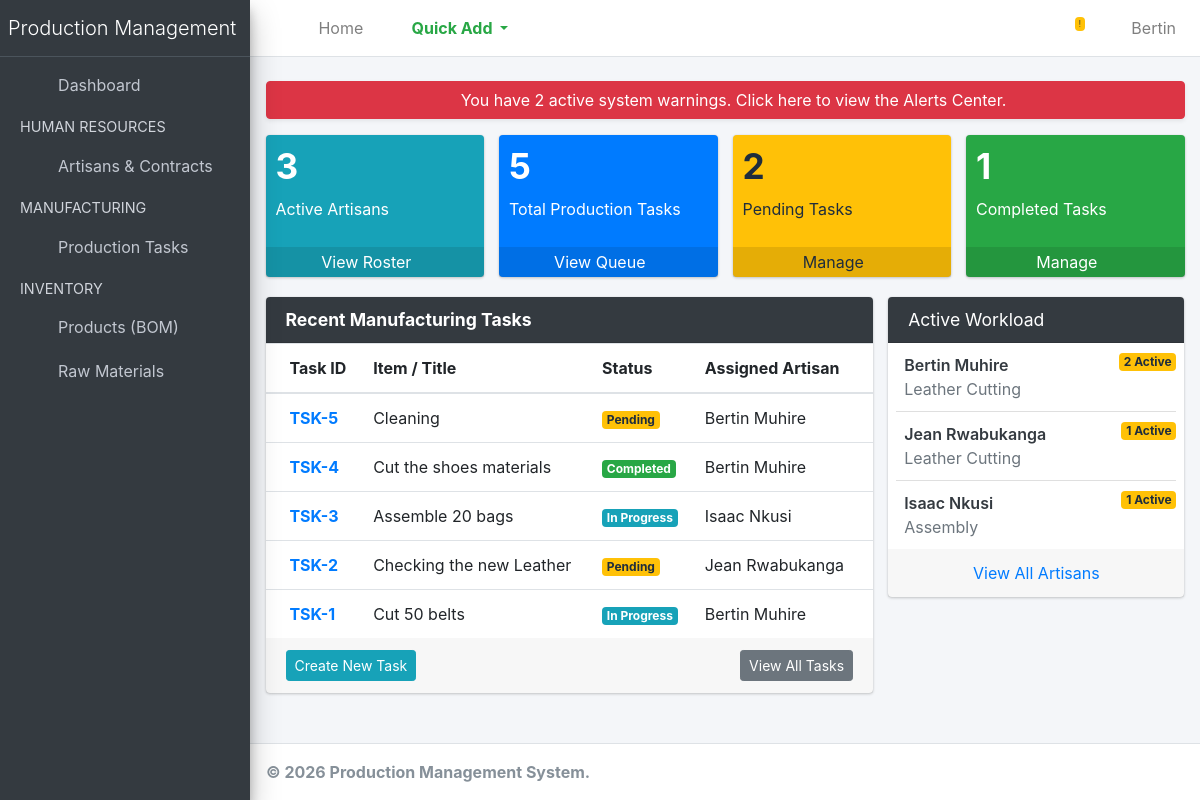
Page / (signed in) on the earlier database version.
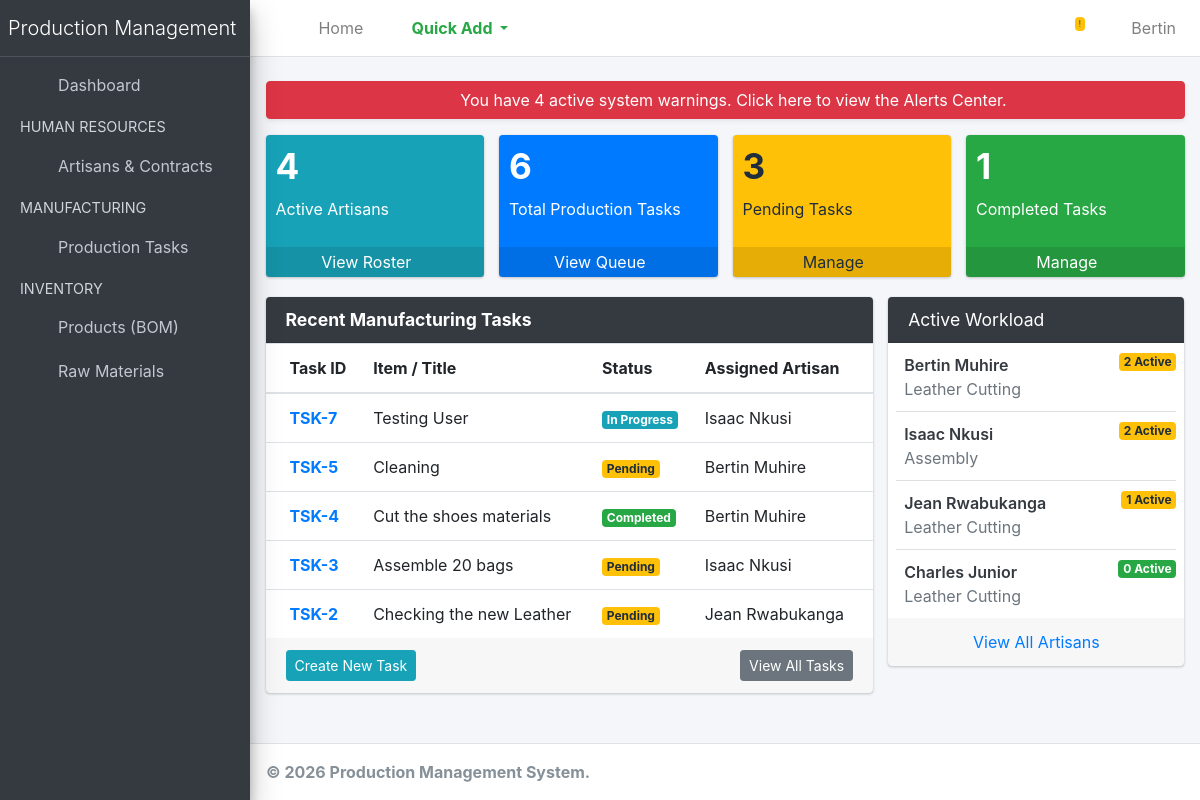
Same page on the later database version.
### production/models.py (models this page shows, shortened)
class ProductionTask(models.Model):
    STATUS_CHOICES = [
        ('Pending', 'Pending'),
        ('In Progress', 'In Progress'),
        ('Completed', 'Completed'),
    ]
    title = models.CharField(max_length=200, help_text="e.g. Batch 1: Classic Belts")
    product = models.ForeignKey(Product, on_delete=models.PROTECT, related_name='tasks', null=True)
    target_quantity = models.PositiveIntegerField(default=1)
    produced_quantity = models.PositiveIntegerField(default=0)
    description = models.TextField(blank=True, null=True)
    assigned_to = models.ForeignKey(Employee, on_delete=models.SET_NULL, null=True, related_name='tasks')
    status = models.CharField(max_length=20, choices=STATUS_CHOICES, default='Pending')
    due_date = models.DateField()
    created_at = models.DateTimeField(auto_now_add=True)
    @property
    def is_overdue(self):
        if self.due_date and self.status != 'Completed':
            return self.due_date < datetime.date.today()
        return False
    def __init__(self, *args, **kwargs):
        super().__init__(*args, **kwargs)
        self._original_target = self.target_quantity if self.pk else 0

### employees/models.py (models this page shows, shortened)
class Employee(models.Model):
    first_name = models.CharField(max_length=50)
    last_name = models.CharField(max_length=50)
    department = models.ForeignKey(Department, on_delete=models.CASCADE, related_name='employees')
    hire_date = models.DateField(auto_now_add=True)
    is_active = models.BooleanField(default=True)
    def __str__(self):
        return f"{self.first_name} {self.last_name}"

class Department(models.Model):
    name = models.CharField(max_length=100, unique=True)
    description = models.TextField(blank=True, null=True)

### production/views.py (the view)
# urls.py: path('', dashboard, name='dashboard'), # This maps the root URL to dashboard
@login_required
def dashboard(request):
    total_artisans = Employee.objects.filter(is_active=True).count()
    total_tasks = ProductionTask.objects.count()
    pending_tasks = ProductionTask.objects.filter(status='Pending').count()
    completed_tasks = ProductionTask.objects.filter(status='Completed').count()
    recent_tasks = ProductionTask.objects.select_related('assigned_to', 'product').order_by('-created_at')[:5]
    low_stock_materials = RawMaterial.objects.filter(quantity_in_stock__lte=F('reorder_level'))
    open_tasks = ProductionTask.objects.exclude(status='Completed')
    overdue_tasks = [task for task in open_tasks if task.is_overdue]
    alert_count = low_stock_materials.count() + len(overdue_tasks)
    top_artisans = Employee.objects.filter(is_active=True).annotate(
        active_tasks=Count(
            'tasks',
            filter=Q(tasks__status__in=['Pending', 'In Progress'])
        )
    ).order_by('-active_tasks')[:5]
    context = {
        'total_artisans': total_artisans,
        'total_tasks': total_tasks,
        'pending_tasks': pending_tasks,
        'completed_tasks': completed_tasks,
        'recent_tasks': recent_tasks,
        'low_stock_materials': low_stock_materials,
        'overdue_tasks': overdue_tasks,
        'alert_count': alert_count,
        'top_artisans': top_artisans,
    }
    return render(request, 'dashboard.html', context)

### templates/dashboard.html (shortened to what the changed rows need)
{% extends 'base.html' %}
{% block content %}
{% if alert_count > 0 %}
<div class="row mb-3">
    <div class="col-12">
        <a href="{% url 'production:system_alerts' %}" class="btn btn-danger btn-block shadow-sm" style="animation: pulse 2s infinite;">
            <i class="fas fa-exclamation-triangle"></i> You have {{ alert_count }} active system warnings. Click here to view the Alerts Center.
        </a>
    </div>
</div>
{% endif %}
<div class="row">
    <div class="col-lg-3 col-6">
        <div class="small-box bg-info">
            <div class="inner">
                <h3>{{ total_artisans }}</h3>
                <p>Active Artisans</p>
            </div>
        </div>
    </div>
    <div class="col-lg-3 col-6">
        <div class="small-box bg-primary">
            <div class="inner">
                <h3>{{ total_tasks }}</h3>
                <p>Total Production Tasks</p>
            </div>
        </div>
    </div>
    <div class="col-lg-3 col-6">
        <div class="small-box bg-warning">
            <div class="inner">
                <h3>{{ pending_tasks }}</h3>
                <p>Pending Tasks</p>
            </div>
        </div>
    </div>
</div>
<div class="row">
    <div class="col-lg-8">
        <div class="card">
            <div class="card-body p-0">
                <div class="table-responsive">
                    <table class="table m-0 table-hover">
                        <thead>
                            <tr>
                                <th>Task ID</th>
                                <th>Item / Title</th>
                                <th>Status</th>
                                <th>Assigned Artisan</th>
                            </tr>
                        </thead>
                        <tbody>
                            {% for task in recent_tasks %}
                            <tr>
                                <td><a href="{% url 'production:task_detail' task.pk %}"><strong>TSK-{{ task.id }}</strong></a></td>
                                <td>{{ task.title }}</td>
                                <td>
                                    {% if task.status == 'Completed' %}
                                        <span class="badge badge-success">Completed</span>
                                    {% elif task.status == 'In Progress' %}
                                        <span class="badge badge-info">In Progress</span>
                                    {% else %}
                                        <span class="badge badge-warning">Pending</span>
                                    {% endif %}
                                </td>
                                <td>{{ task.assigned_to|default:"Unassigned" }}</td>
                            </tr>
                            {% empty %}
                            <tr><td colspan="4" class="text-center">No recent tasks found.</td></tr>
                            {% endfor %}
                        </tbody>
                    </table>
                </div>
            </div>
        </div>
    </div>
    <div class="col-lg-4">
        <div class="card">
            <div class="card-body p-0">
                <ul class="products-list product-list-in-card pl-2 pr-2">
                    {% for artisan in top_artisans %}
                    <li class="item">
                        <div class="product-info ml-2">
                            <a href="{% url 'employees:employee_detail' artisan.id %}" class="product-title text-dark">
                                {{ artisan.first_name }} {{ artisan.last_name }}
                                <span class="badge {% if artisan.active_tasks > 3 %}badge-danger{% elif artisan.active_tasks > 0 %}badge-warning{% else %}badge-success{% endif %} float-right">
                                    {{ artisan.active_tasks }} Active
                                </span>
                            </a>
                            <span class="product-description">
                                {{ artisan.department.name }}
                            </span>
                        </div>
                    </li>
                    {% empty %}
                    <li class="item text-center text-muted py-3">No active assignments.</li>
                    {% endfor %}
                </ul>
            </div>
        </div>
    </div>
</div>
{% endblock %}

Differences in the rows shown:
no longer on this page (row edited): ProductionTask: id "1", title "Cut 50 belts", status "In Progress", assigned_to "Bertin Muhire"
added ProductionTask: id "7", title "Testing User", status "In Progress", assigned_to "Isaac Nkusi"
changed ProductionTask "Assemble 20 bags": status "In Progress" → "Pending"
shown differently, row unchanged: Employee "Isaac": active_tasks "1" → "2"; moves up the list
added Employee: first_name "Charles", last_name "Junior", active_tasks "0", department.name "Leather Cutting"
Other differences:
{{ alert_count }}: "2" → "4"
{{ total_artisans }}: "3" → "4"
{{ total_tasks }}: "5" → "6"
{{ pending_tasks }}: "2" → "3"
